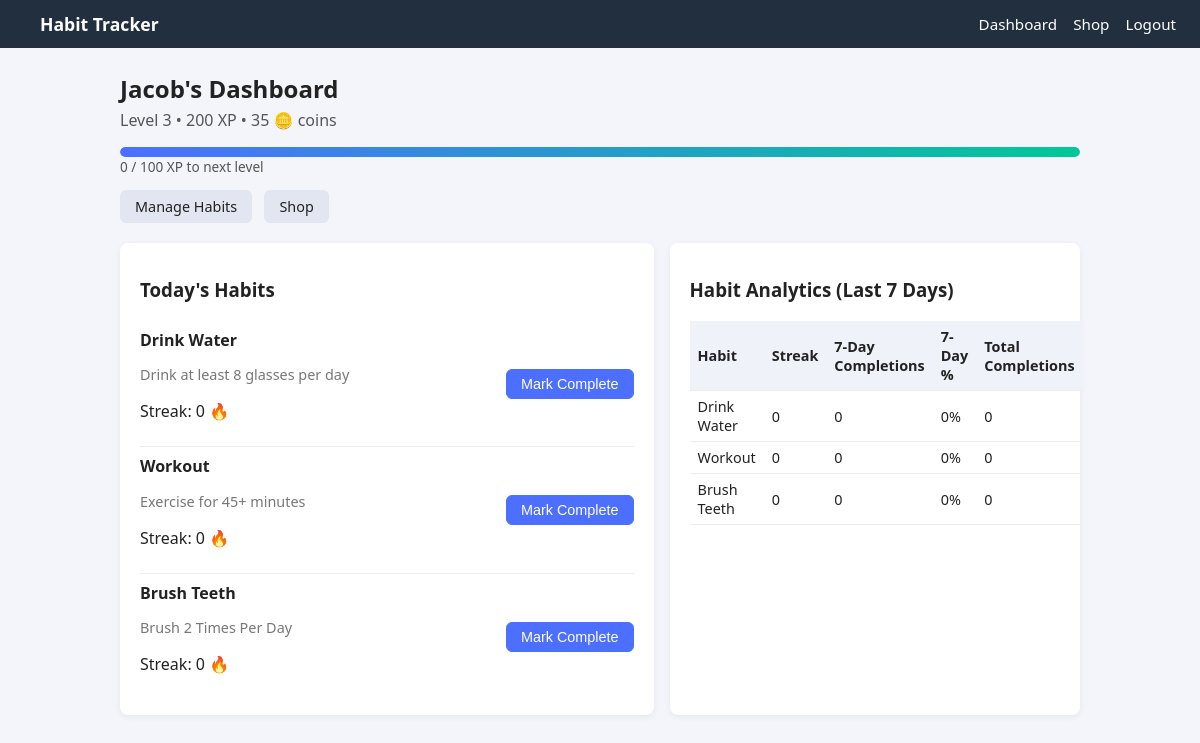
The page /dashboard (signed in) on the database its author committed.
### app/models.py (models this page shows)
class User(db.Model, UserMixin):
    id = db.Column(db.Integer, primary_key=True)
    username = db.Column(db.String(120), unique=True, nullable=False)
    password = db.Column(db.String(200), nullable=False)
    currency = db.Column(db.Integer, default=0)
    xp = db.Column(db.Integer, default=0)
    habits = db.relationship("Habit", backref="user", lazy=True)

class Habit(db.Model):
    id = db.Column(db.Integer, primary_key=True)
    user_id = db.Column(db.Integer, db.ForeignKey("user.id"), nullable=False)
    name = db.Column(db.String(100), nullable=False)
    description = db.Column(db.String(250), default="")
    created_at = db.Column(db.DateTime, default=datetime.utcnow)
    progresses = db.relationship("HabitProgress", backref="habit", lazy=True, cascade="all, delete-orphan")

### app/routes.py (the view)
@main.route("/dashboard")
@login_required
def dashboard():
    habits = Habit.query.filter_by(user_id=current_user.id).all()
    habit_data = []
    analytics = []
    today = date.today()
    week_ago = today - timedelta(days=6)  # last 7 days inclusive
    for h in habits:
        today_prog = HabitProgress.query.filter_by(
            habit_id=h.id, day=today
        ).first()
        completed_today = bool(today_prog and today_prog.completed)
        streak = calculate_streak(h)
        last_week_progs = HabitProgress.query.filter(
            HabitProgress.habit_id == h.id,
            HabitProgress.day >= week_ago,
            HabitProgress.day <= today,
        ).all()
        completed_count = sum(1 for p in last_week_progs if p.completed)
        completion_rate = int((completed_count / 7) * 100)  # percent
        total_completions = HabitProgress.query.filter_by(
            habit_id=h.id, completed=True
        ).count()
        habit_data.append({
            "habit": h,
            "completed_today": completed_today,
            "streak": streak,
        })
        analytics.append({
            "habit": h,
            "streak": streak,
            "completed_last_7": completed_count,
            "completion_rate_7": completion_rate,
            "total_completions": total_completions,
        })
    xp_info = get_xp_progress(current_user.xp)
    return render_template(
        "dashboard.html",
        habit_data=habit_data,
        analytics=analytics,
        xp_info=xp_info,
        user=current_user,
    )

### app/__init__.py (called while the page is built)
def create_app():
    app = Flask(__name__, instance_relative_config=True)
    app.config.from_mapping(
        SECRET_KEY="devkey",  # change in production
        SQLALCHEMY_DATABASE_URI="sqlite:///app.db",
        SQLALCHEMY_TRACK_MODIFICATIONS=False
    )
    db.init_app(app)
    login_manager.init_app(app)
    login_manager.login_view = "auth.login"
    from .models import User
    @login_manager.user_loader
    def load_user(user_id):
        return User.query.get(int(user_id))
    from .routes import main
    from .auth import auth
    from .shop import shop
    app.register_blueprint(main)
    app.register_blueprint(auth)
    app.register_blueprint(shop)
    try:
        os.makedirs(app.instance_path)
    except OSError:
        pass
    return app

### app/utils.py (called while the page is built)
def calculate_streak(habit):
    streak = 0
    current_day = date.today()
    while True:
        prog = HabitProgress.query.filter_by(
            habit_id=habit.id, day=current_day, completed=True
        ).first()
        if prog:
            streak += 1
            current_day -= timedelta(days=1)
        else:
            break
    return streak

def get_level(xp: int) -> int:
    if xp < 0:
        xp = 0
    return xp // 100 + 1

def get_xp_progress(xp: int) -> dict:
    if xp < 0:
        xp = 0
    level = get_level(xp)
    current_level_floor = (level - 1) * 100
    next_level_xp = level * 100
    current_xp = xp - current_level_floor
    needed_xp = next_level_xp - current_level_floor
    if needed_xp <= 0:
        percent = 100
    else:
        percent = int((current_xp / needed_xp) * 100)
        percent = max(0, min(100, percent))
    return {
        "level": level,
        "current_xp": current_xp,
        "needed_xp": needed_xp,
        "percent": percent,
        "next_level_xp": next_level_xp,
    }

### app/templates/dashboard.html
{% extends "base.html" %} {% block content %}
<div class="page-header">
  <h2>{{ user.username }}'s Dashboard</h2>
  <p>
    Level {{ xp_info.level }} • {{ user.xp }} XP • {{ user.currency }} 🪙 coins
  </p>
  <div class="progress-bar">
    <div
      class="progress-bar-fill"
      data-percent="{{ xp_info['percent'] }}"
    ></div>
  </div>
  <p class="progress-text">
    {{ xp_info.current_xp }} / {{ xp_info.needed_xp }} XP to next level
  </p>
</div>
<div class="page-actions">
  <a class="btn" href="{{ url_for('main.habits') }}">Manage Habits</a>
  <a class="btn" href="{{ url_for('shop.shop_home') }}">Shop</a>
</div>
<div class="layout-grid">
  <div class="card">
    <h3>Today's Habits</h3>
    {% if habit_data|length == 0 %}
    <p>No habits yet. Add one!</p>
    {% else %} {% for item in habit_data %}
    <div class="habit-item">
      <div>
        <strong>{{ item.habit.name }}</strong>
        <p class="muted">{{ item.habit.description }}</p>
        <p>Streak: {{ item.streak }} 🔥</p>
      </div>
      <div class="habit-actions">
        {% if item.completed_today %}
        <span class="badge badge-success">Completed ✅</span>
        <form
          method="POST"
          action="{{ url_for('main.uncomplete_habit', habit_id=item.habit.id) }}"
        >
          <button type="submit" class="btn btn-outline">Undo</button>
        </form>
        {% else %}
        <form
          method="POST"
          action="{{ url_for('main.complete_habit', habit_id=item.habit.id) }}"
        >
          <button type="submit" class="btn btn-primary">Mark Complete</button>
        </form>
        {% endif %}
      </div>
    </div>
    {% endfor %} {% endif %}
  </div>
  <div class="card">
    <h3>Habit Analytics (Last 7 Days)</h3>
    {% if analytics|length == 0 %}
    <p>No data yet. Complete some habits to see stats.</p>
    {% else %}
    <table class="stats-table">
      <thead>
        <tr>
          <th>Habit</th>
          <th>Streak</th>
          <th>7-Day Completions</th>
          <th>7-Day %</th>
          <th>Total Completions</th>
        </tr>
      </thead>
      <tbody>
        {% for row in analytics %}
        <tr>
          <td>{{ row.habit.name }}</td>
          <td>{{ row.streak }}</td>
          <td>{{ row.completed_last_7 }}</td>
          <td>{{ row.completion_rate_7 }}%</td>
          <td>{{ row.total_completions }}</td>
        </tr>
        {% endfor %}
      </tbody>
    </table>
    {% endif %}
  </div>
</div>
{% endblock %}

### app/templates/base.html (shortened to what this page needs)
<!DOCTYPE html>
<html>
  <head>
    <link
      rel="stylesheet"
      href="{{ url_for('static', filename='css/main.css') }}"
    />
  </head>
  <body>
    <nav class="navbar">
      <div class="navbar-brand">
        <a href="{{ url_for('main.index') }}">Habit Tracker</a>
      </div>
      <div class="navbar-links">
        {% if current_user.is_authenticated %}
        <a href="{{ url_for('main.dashboard') }}">Dashboard</a>
        <a href="{{ url_for('shop.shop_home') }}">Shop</a>
        <a href="{{ url_for('auth.logout') }}">Logout</a>
        {% else %}
        <a href="{{ url_for('auth.login') }}">Login</a>
        <a href="{{ url_for('auth.register') }}">Register</a>
        {% endif %}
      </div>
    </nav>
    <main class="container">
       {% block content %}{% endblock %}
    </main>
  </body>
</html>

### app/static/css/main.css (style rules this page uses)
body { margin: 0; font-family: system-ui, -apple-system, BlinkMacSystemFont, "Segoe UI", sans-serif; background: #f4f5fb; color: #222; }
.container { max-width: 960px; margin: 24px auto; padding: 0 16px; }
.navbar { display: flex; justify-content: space-between; align-items: center; padding: 12px 24px; background: #222f3e; color: #fff; }
.navbar a { color: #fff; text-decoration: none; margin-left: 16px; font-size: 0.95rem; }
.navbar-brand a { font-weight: 600; font-size: 1.1rem; }
.navbar-links { display: flex; align-items: center; }
.card { background: #fff; border-radius: 8px; padding: 16px 20px; box-shadow: 0 2px 6px rgba(0,0,0,0.06); margin-bottom: 20px; }
.layout-grid { display: grid; grid-template-columns: minmax(0, 1.3fr) minmax(0, 1fr); gap: 16px; }
.page-header h1, .page-header h2 { margin-bottom: 4px; }
.page-header p { margin-top: 0; color: #555; }
.muted { color: #777; font-size: 0.9rem; }
.btn { display: inline-block; padding: 6px 14px; border-radius: 6px; border: 1px solid transparent; font-size: 0.9rem; cursor: pointer; text-decoration: none; background: #e2e6f0; color: #222; }
.btn-primary { background: #4c6fff; border-color: #4c6fff; color: #fff; }
.page-actions { margin: 12px 0 20px; }
.page-actions .btn { margin-right: 8px; }
.stats-table { width: 100%; border-collapse: collapse; font-size: 0.9rem; }
.stats-table th, .stats-table td { padding: 6px 8px; border-bottom: 1px solid #eee; text-align: left; }
.stats-table th { background: #f0f2fa; font-weight: 600; }
.habit-item { display: flex; justify-content: space-between; align-items: center; padding: 8px 0; border-bottom: 1px solid #eee; }
.habit-item:last-child { border-bottom: none; }
.habit-actions { display: flex; flex-direction: column; align-items: flex-end; gap: 4px; }
.progress-bar { position: relative; width: 100%; height: 10px; border-radius: 999px; background: #e3e6f0; overflow: hidden; margin-top: 8px; }
.progress-bar-fill { height: 100%; border-radius: 999px; background: linear-gradient(90deg, #4c6fff, #00c897); transition: width 0.3s ease; }
.progress-text { font-size: 0.85rem; color: #555; }

### rows shown on the page
User: username "Jacob", xp "200", currency "35"
Habit: habit.name "Drink Water", habit.description "Drink at least 8 glasses per day", habit.name "Drink Water"
Habit: habit.name "Workout", habit.description "Exercise for 45+ minutes", habit.name "Workout"
Habit: habit.name "Brush Teeth", habit.description "Brush 2 Times Per Day", habit.name "Brush Teeth"

### other values the page prints
{{ xp_info.level }} "3"
{{ xp_info.current_xp }} "0"
{{ xp_info.needed_xp }} "100"
{{ item.streak }} "0" "0" "0"
{{ row.streak }} "0" "0" "0"
{{ row.completed_last_7 }} "0" "0" "0"
{{ row.completion_rate_7 }} "0" "0" "0"
{{ row.total_completions }} "0" "0" "0"
